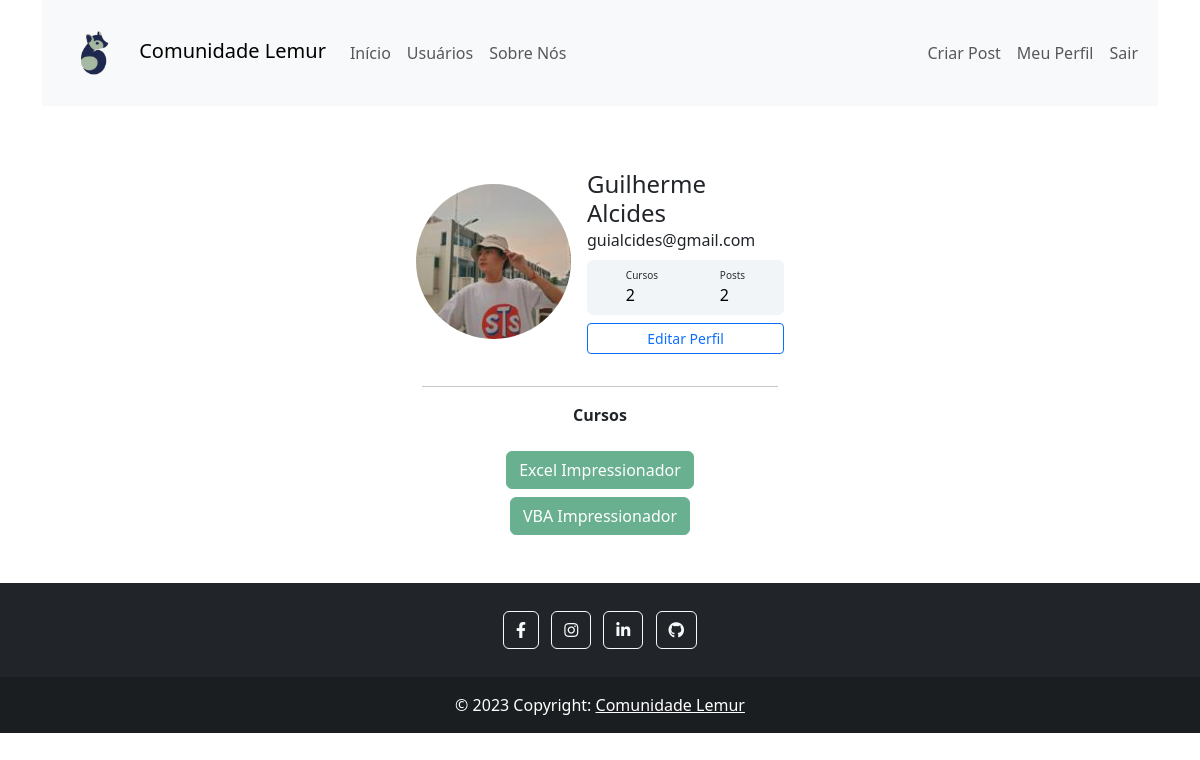
Screenshot of /perfil (signed in) with the database file from the repository.
### comunidadelemur/models.py (models this page shows)
class Usuario(database.Model, UserMixin):
    id = database.Column(database.Integer, primary_key=True)
    username = database.Column(database.String, nullable=False)
    email = database.Column(database.String, nullable=False, unique=True)
    senha = database.Column(database.String, nullable=False)
    foto_perfil = database.Column(database.String, default='default.jpg')
    post = database.relationship('Post', backref='autor', lazy=True)
    cursos = database.Column(database.String, nullable=False, default='Não Informado')
    def contar_posts(self):
        return len(self.post)

### comunidadelemur/routes.py (the view)
@app.route('/perfil')
@login_required
def perfil():
    foto_perfil = url_for('static', filename='fotos_perfil/{}'.format(current_user.foto_perfil))
    return render_template('perfil.html', foto_perfil=foto_perfil)

### comunidadelemur/models.py (called while the page is built)
@login_manager.user_loader
def load_usuario(id_usuario):
    return Usuario.query.get(int(id_usuario))

### comunidadelemur/templates/perfil.html (shortened to what this page needs)
{% extends 'base.html' %}
{% block body %}
<div class="container mt-5 d-flex justify-content-center">
    <div class="card p-3">
        <div class="d-flex align-items-center">
            <div class="image pe-3">
                <img src="{{ foto_perfil }}"
                    class="rounded-circle" width="155">
            </div>
            <div class="ml-3 w-100">
                <h4 class="mb-0 mt-0">{{ current_user.username}}</h4>
                <span>{{ current_user.email}}</span>
                <div class="p-2 mt-2 bg-primary d-flex justify-content-around rounded text-white stats">
                    {% if 'Não Informado' in current_user.cursos %}
                        <div class="d-flex flex-column">
                            <span class="articles">Cursos</span>
                            <span class="number1">0</span>
                        </div>
                    {% else %}
                        <div class="d-flex flex-column">
                            <span class="articles">Cursos</span>
                            <span class="number1">{{ current_user.cursos.count(';') + 1}}</span>
                        </div>
                    {% endif %}
                    <div class="d-flex flex-column">
                        <span class="rating">Posts</span>
                        <span class="number3">{{ current_user.contar_posts() }}</span>
                    </div>
                </div>
                <div class="button mt-2 d-flex flex-row align-items-center">
                    <a href="{{ url_for('editar_perfil')}}" class="w-100">
                        <button class="btn btn-sm btn-outline-primary w-100">Editar Perfil</button>
                    </a>
                </div>
            </div>
        </div>
    </div>
</div>
<div class="row justify-content-center">
    <div class="col col-4" style="text-align: center;">
        <hr>
        <p><strong>Cursos</strong></p>
        {% for curso in current_user.cursos.split(';') %}
            <button type="button" class="btn btn-success mt-2" disabled>{{ curso }}</button>
        {% endfor %}
    </div>
</div>
{% endblock %}

### comunidadelemur/static/main.css (style rules this page uses)
.card { width: 400px; border: none; border-radius: 10px; background-color: #fff; }
.stats { background: #f2f5f8 !important; color: #000 !important; }
.articles { font-size: 10px; color: #2c2c2c; }
.number1 { font-weight: 500; }
.rating { font-size: 10px; color: #2c2c2c; }
.number3 { font-weight: 500; }

### rows the page displays
Usuario: username "Guilherme Alcides", email "guialcides@gmail.com", cursos "2"

### other values shown
{{ current_user.contar_posts() }} "2"
{{ curso }} "Excel Impressionador" "VBA Impressionador"
